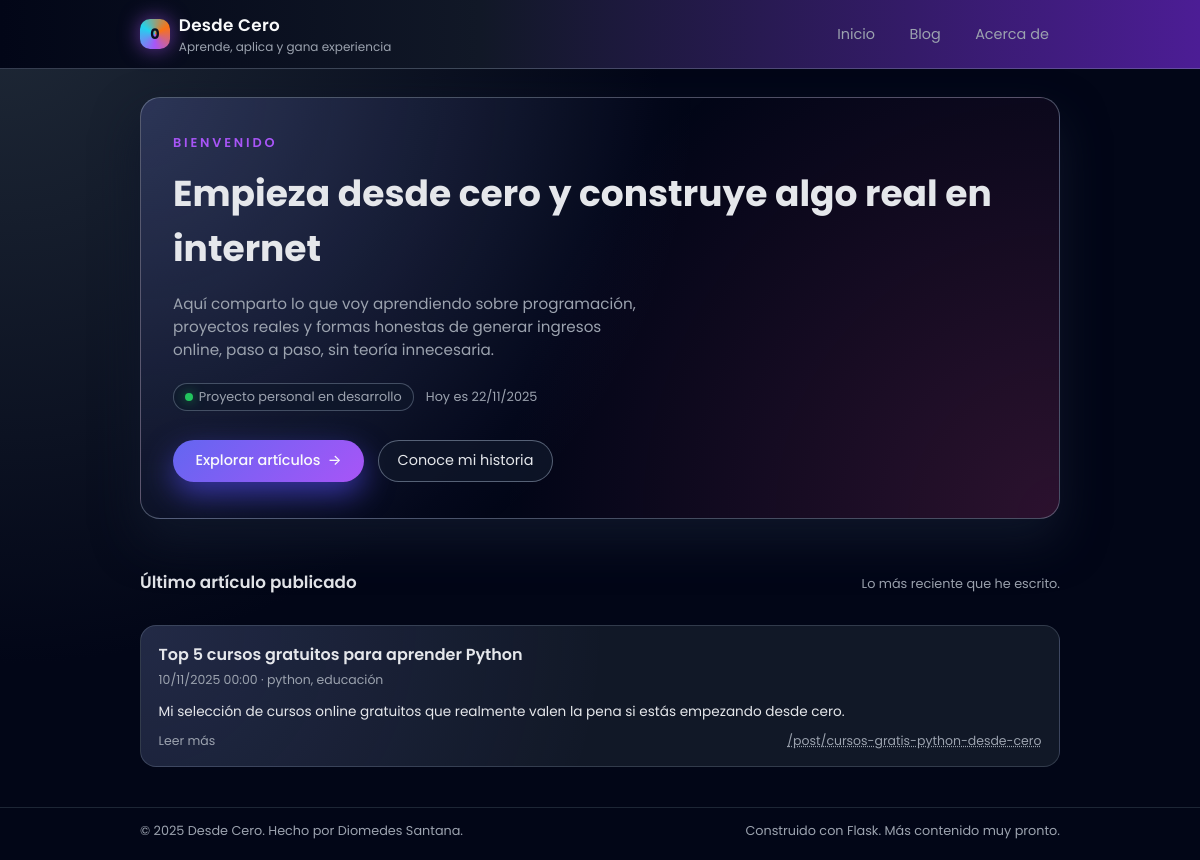
Before: / with the older database file.
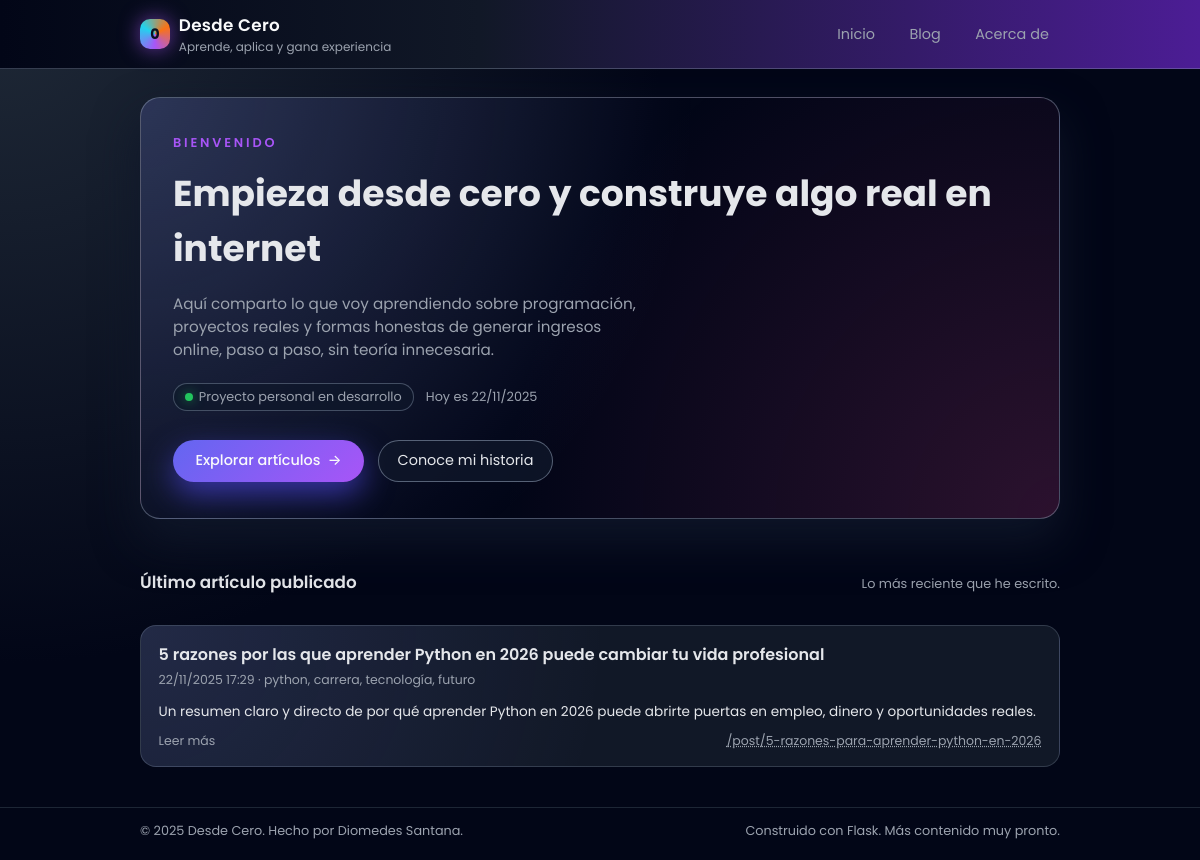
After: the same page with the newer database file.
### tables this page shows
CREATE TABLE posts (
            id      INTEGER PRIMARY KEY AUTOINCREMENT,
            title   TEXT NOT NULL,
            slug    TEXT NOT NULL UNIQUE,
            date    TEXT NOT NULL,      -- formato ISO 'YYYY-MM-DD HH:MM:SS'
            tags    TEXT,
            excerpt TEXT,
            content TEXT NOT NULL
        );

### main.py (the view)
@app.route("/")
def home():
    posts = get_all_posts()
    last_post = posts[0] if posts else None
    fecha = datetime.now().strftime("%d/%m/%Y")
    return render_template("index.html", post=last_post, fecha=fecha)

### main.py (called while the page is built)
def get_conn():
    conn = sqlite3.connect(DB_PATH)
    conn.row_factory = sqlite3.Row  # permite acceder por nombre de columna
    return conn

def get_all_posts():
    conn = get_conn()
    cur = conn.cursor()
    cur.execute("SELECT * FROM posts ORDER BY date DESC")
    rows = cur.fetchall()
    conn.close()
    return rows

@app.template_filter("fecha")
def formato_fecha(value):
    try:
        if isinstance(value, str):
            dt = datetime.strptime(value, "%Y-%m-%d %H:%M:%S")
        else:
            dt = value
        return dt.strftime("%d/%m/%Y %H:%M")
    except Exception:
        return value

@app.context_processor
def inject_globals():
    now = datetime.utcnow()
    return {
        "now": now,
        "current_year": now.year,
        "site_name": "Desde Cero",
    }

### templates/index.html (shortened to what this page needs)
{% extends "base.html" %}
{% block content %}
<section class="hero">
    <div class="hero-kicker">Bienvenido</div>
    <h1 class="hero-title">Empieza desde cero y construye algo real en internet</h1>
    <p class="hero-subtitle">
        Aquí comparto lo que voy aprendiendo sobre programación, proyectos reales y formas honestas
        de generar ingresos online, paso a paso, sin teoría innecesaria.
    </p>
    <div class="hero-meta">
        <div class="pill">
            <span class="pill-dot"></span>
            <span>Proyecto personal en desarrollo</span>
        </div>
        <span>Hoy es {{ fecha }}</span>
    </div>
    <div class="hero-actions">
        <a href="{{ url_for('blog_list') }}" class="btn-primary">
            Explorar artículos
            <span>→</span>
        </a>
        <a href="{{ url_for('about') }}" class="btn-ghost">
            Conoce mi historia
        </a>
    </div>
</section>
{% if post %}
<section class="section">
    <div class="section-header">
        <h2 class="section-title">Último artículo publicado</h2>
        <p class="section-subtitle">Lo más reciente que he escrito.</p>
    </div>
    <a href="{{ url_for('post_detail', slug=post['slug']) }}" class="post-card">
        <h3 class="post-card-title">{{ post['title'] }}</h3>
        <div class="post-card-meta">
            {{ post['date']|fecha }}
            {% if post['tags'] %} · {{ post['tags'] }}{% endif %}
        </div>
        <p class="post-card-excerpt">{{ post['excerpt'] }}</p>
        <div class="post-card-footer">
            <span>Leer más</span>
            <span class="link-muted">{{ url_for('post_detail', slug=post['slug']) }}</span>
        </div>
    </a>
</section>
{% endif %}
{% endblock %}

### templates/base.html (shortened to what this page needs)
<!doctype html>
<html lang="es">
<head>
</head>
<body>
<header class="navbar">
    <div class="navbar-inner">
        <a href="{{ url_for('home') }}" class="brand">
            <div class="brand-logo">
                <span>0</span>
            </div>
            <div>
                <div class="brand-text-main">Desde Cero</div>
                <div class="brand-text-sub">Aprende, aplica y gana experiencia</div>
            </div>
        </a>
        <nav class="nav-links">
            <a href="{{ url_for('home') }}" class="{% if active_page == 'home' %}nav-active{% endif %}">Inicio</a>
            <a href="{{ url_for('blog_list') }}" class="{% if active_page == 'blog' %}nav-active{% endif %}">Blog</a>
            <a href="{{ url_for('about') }}" class="{% if active_page == 'about' %}nav-active{% endif %}">Acerca de</a>
        </nav>
    </div>
</header>
<main class="page">
    {% block content %}{% endblock %}
</main>
<footer class="footer">
    <div class="footer-inner">
        <div>© 2025 Desde Cero. Hecho por Diomedes Santana.</div>
        <div>Construido con Flask. Más contenido muy pronto.</div>
    </div>
</footer>
</body>
</html>

Changed rows visible on the page:
no longer on this page (row unchanged): posts: title "Top 5 cursos gratuitos para aprender Python", date|fecha "10/11/2025 00:00", tags "python, educación", excerpt "Mi selección de cursos online gratuitos que realmente valen la pena si estás empezando desde cero.", slug "/post/cursos-gratis-python-desde-cero"
added posts: title "5 razones por las que aprender Python en 2026 puede cambiar tu vida profesional", date|fecha "22/11/2025 17:29", tags "python, carrera, tecnología, futuro", excerpt "Un resumen claro y directo de por qué aprender Python en 2026 puede abrirte puertas en empleo, dinero y oportunidades reales.", slug "/post/5-razones-para-aprender-python-en-2026"
